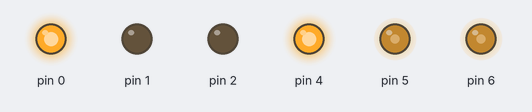
A sketch run on a simulated Arduino Uno, built with avr-gcc and run on an emulated ATmega328P. Parts: output pins drawn as LEDs (lit = HIGH).

Above: at 0.1 s.
Timing chart, 0 to 1.6 s (numbered marks = the images above):
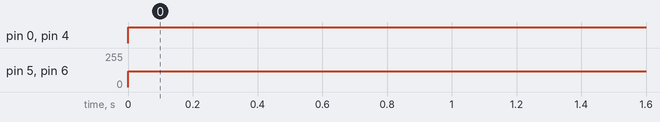

The sketch:

code_dc_motor.ino
```cpp
void setup()
{
  pinMode(0, OUTPUT);
  pinMode(1, OUTPUT);
  pinMode(2, OUTPUT);
  pinMode(4, OUTPUT);
  pinMode(5,OUTPUT);
    pinMode(6,OUTPUT);

}

void loop()
{
  digitalWrite(0, HIGH);
  digitalWrite(1, LOW);
  analogWrite(6, 120);
  digitalWrite(4, HIGH);
  digitalWrite(2, LOW);
   analogWrite(5, 120);


  delay(10);
}
```

Measured:
- by itself, pin 0, pin 4: LOW → HIGH at 0.00 s
- by itself, pin 5, pin 6: 0/255 → 120/255 at 0.00 s
